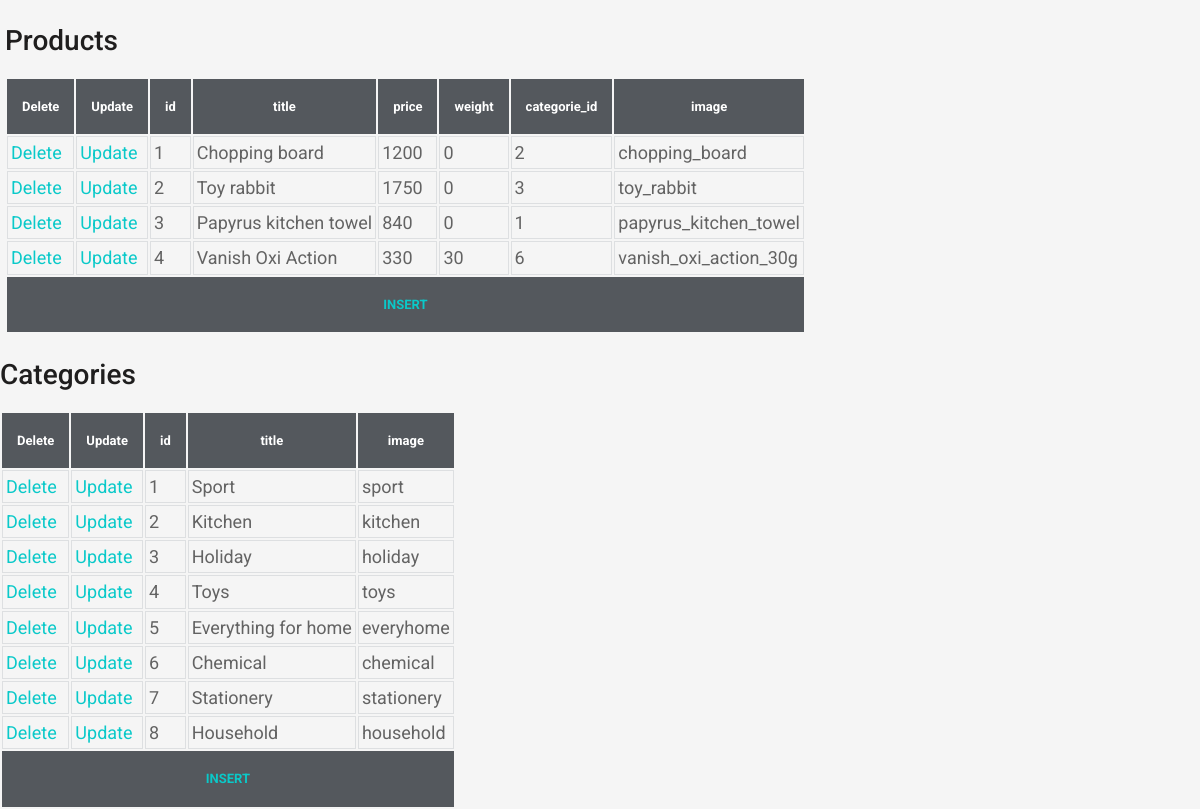
Page /admin/admin_panel.php on the earlier database version.
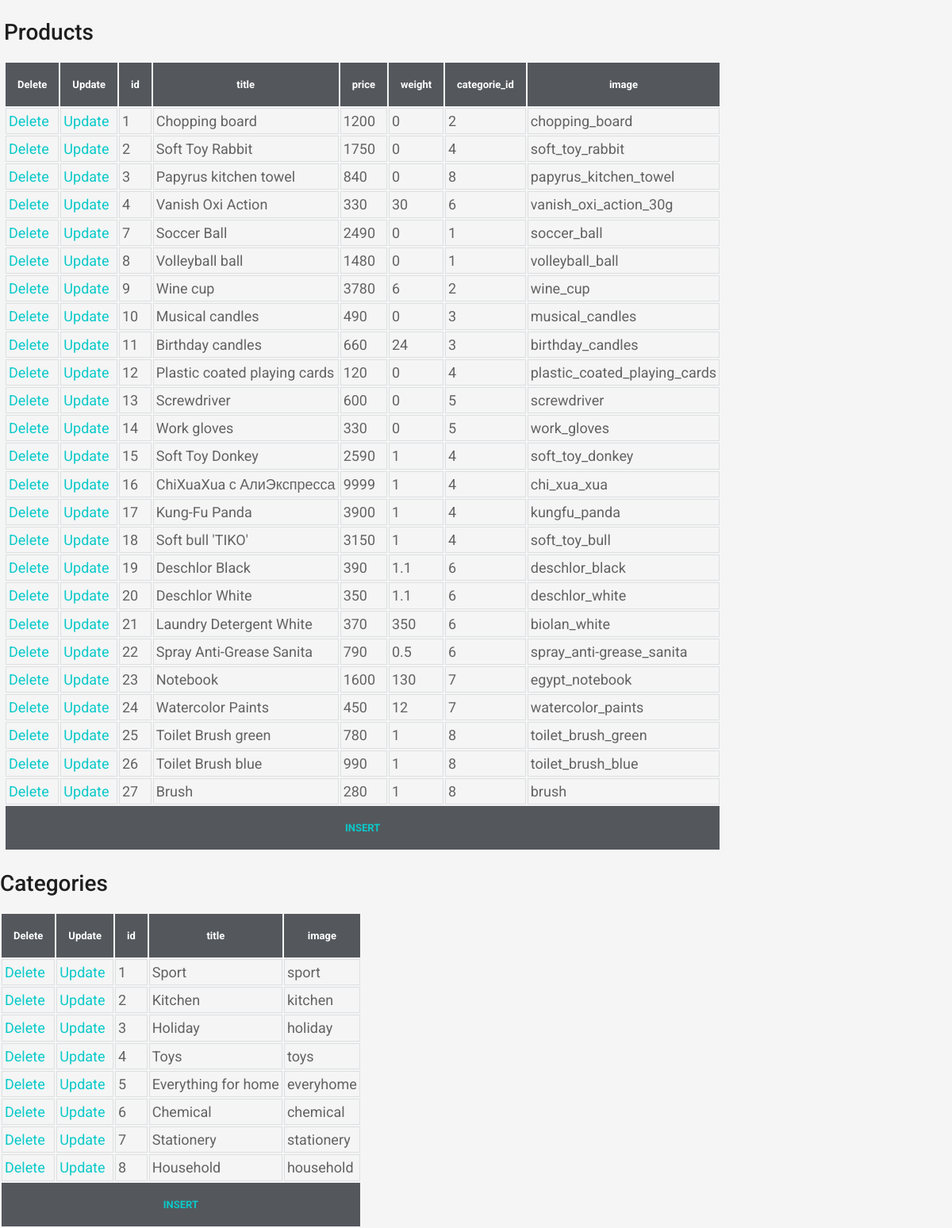
Same page on the later database version.
### tables this page shows
CREATE TABLE `product` (
  `id` int(11) UNSIGNED NOT NULL,
  `title` varchar(255) NOT NULL,
  `price` int(11) NOT NULL,
  `weight` float NOT NULL,
  `image` varchar(100) NOT NULL,
  `categorie_id` int(11) DEFAULT NULL,
  `pubdate` datetime NOT NULL DEFAULT current_timestamp(),
  `sales` int(11) NOT NULL DEFAULT 0
);

CREATE TABLE `product_categories` (
  `id` int(11) NOT NULL,
  `title` varchar(100) NOT NULL,
  `image` varchar(100) NOT NULL
);

### includes/db.php (called while the page is built, shortened)
<?php
require 'config.php';
?>
<?php
 $connection = mysqli_connect(
     $config['db']['server'],
     $config['db']['username'],
     $config['db']['password'],
     $config['db']['name']
 );
 $categories = mysqli_query($connection,"SELECT * FROM `product_categories`")
?>

### admin/admin_panel.php (the view, shortened to what this page needs)
<?php
include '../includes/db.php';
?>
<?php
$query = 'SELECT * FROM product';
$result = mysqli_query( $connection,$query );
?>
<!DOCTYPE html>
<html lang="en">
<head>
    <link rel="stylesheet" href="../style/admin_panel.css">
</head>
<body>
<div class="products">
<h2>Products</h2>
<table>
    <tr class="thead">
        <th>Delete</th>
        <th>Update</th>
        <th>id</th>
        <th>title</th>
        <th>price</th>
        <th>weight</th>
        <th>categorie_id</th>
        <th>image</th>
    </tr>
    <?php
    while ( $res = mysqli_fetch_assoc($result) )
    {
    ?>
        <tr>
            <td><a href="delete.php?table=product&id=<?php echo $res['id'] ?>">Delete</a></td>
            <td><a href="update_prod.php?table=product&id=<?php echo $res['id'] ?>">Update</a></td>
            <td><?php echo $res['id'] ?></td>
            <td><?php echo $res['title'] ?></td>
            <td><?php echo $res['price'] ?></td>
            <td><?php echo $res['weight'] ?></td>
            <td><?php echo $res['categorie_id'] ?></td>
            <td><?php echo $res['image'] ?></td>
        </tr>
    <?php
    }
?>
<tr><th colspan="9"><a href="insert.php?table=product">INSERT</a></th></tr>
</table>
</div>
<div class="categories">
    <h2>Categories</h2>
    <table>
    <tr class="thead">
        <th>Delete</th>
        <th>Update</th>
        <th>id</th>
        <th>title</th>
        <th>image</th>
    </tr>
    <?php
    while ( $cats = mysqli_fetch_assoc($categories) )
    {
    ?>
        <tr>
            <td><a href="delete.php?table=product_categories&id=<?php echo $cats['id'] ?>">Delete</a></td>
            <td><a href="update_cat.php?table=product_categories&id=<?php echo $cats['id'] ?>">Update</a></td>
            <td><?php echo $cats['id'] ?></td>
            <td><?php echo $cats['title'] ?></td>
            <td><?php echo $cats['image'] ?></td>
        </tr>
    <?php
    }
?>
<tr><th colspan="5"><a href="insert.php?table=product_categories">INSERT</a></th></tr>
</table>
</div>
</body>
</html>

Differences in the rows shown:
changed product id 2: title "Toy rabbit" → "Soft Toy Rabbit"; categorie "3" → "4"; image "toy_rabbit" → "soft_toy_rabbit"
changed product "Papyrus kitchen towel": categorie "1" → "8"
added product: id "7", title "Soccer Ball", price "2490", weight "0", categorie "1", image "soccer_ball"
added product: id "8", title "Volleyball ball", price "1480", weight "0", categorie "1", image "volleyball_ball"
added product: id "9", title "Wine cup", price "3780", weight "6", categorie "2", image "wine_cup"
added product: id "10", title "Musical candles", price "490", weight "0", categorie "3", image "musical_candles"
added product: id "11", title "Birthday candles", price "660", weight "24", categorie "3", image "birthday_candles"
added product: id "12", title "Plastic coated playing cards", price "120", weight "0", categorie "4", image "plastic_coated_playing_cards"
added product: id "13", title "Screwdriver", price "600", weight "0", categorie "5", image "screwdriver"
added product: id "14", title "Work gloves", price "330", weight "0", categorie "5", image "work_gloves"
added product: id "15", title "Soft Toy Donkey", price "2590", weight "1", categorie "4", image "soft_toy_donkey"
added product: id "16", title "ChiXuaXua с АлиЭкспресса", price "9999", weight "1", categorie "4", image "chi_xua_xua"
added product: id "17", title "Kung-Fu Panda", price "3900", weight "1", categorie "4", image "kungfu_panda"
added product: id "18", title "Soft bull 'TIKO'", price "3150", weight "1", categorie "4", image "soft_toy_bull"
added product: id "19", title "Deschlor Black", price "390", weight "1.1", categorie "6", image "deschlor_black"
added product: id "20", title "Deschlor White", price "350", weight "1.1", categorie "6", image "deschlor_white"
added product: id "21", title "Laundry Detergent White", price "370", weight "350", categorie "6", image "biolan_white"
added product: id "22", title "Spray Anti-Grease Sanita", price "790", weight "0.5", categorie "6", image "spray_anti-grease_sanita"
added product: id "23", title "Notebook", price "1600", weight "130", categorie "7", image "egypt_notebook"
added product: id "24", title "Watercolor Paints", price "450", weight "12", categorie "7", image "watercolor_paints"
added product: id "25", title "Toilet Brush green", price "780", weight "1", categorie "8", image "toilet_brush_green"
added product: id "26", title "Toilet Brush blue", price "990", weight "1", categorie "8", image "toilet_brush_blue"
added product: id "27", title "Brush", price "280", weight "1", categorie "8", image "brush"
